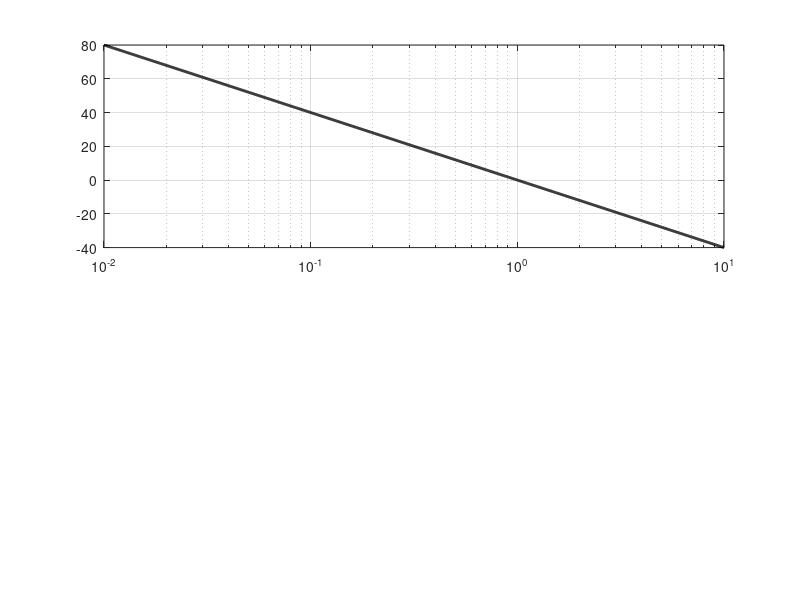

This figure's MATLAB source: (Note: this script raises an error after producing the figure.)
close all; clear all; clc;

w = logspace(-2,1,1e3); % frequency range from 10^-2 to 10^1
G = tf(1,[1 0 0])
% Get Bode plot data
[mag,phase] = bode(G,w);
mag = 20*log10(mag);
% Gain margin, phase margin, gain crossover, phase crossover
[GM,PM,wgc,wpc] = margin(G)

figure(1)
subplot(211)
semilogx(w,squeeze(mag),'k','LineWidth',2)
grid on, hold on
yline(0,'k--'), hold on
subplot(212)
semilogx(w,squeeze(phase),'k','LineWidth',2)
grid on, hold on
%%
% Transfer function with PD compensator
Gcomp = tf(1,[1 0 0])*tf([25 1],1)

% Get new forward path Bode plot data
[magc,phasec] = bode(Gcomp,w);
magc = 20*log10(magc);
[GMc,PMc,wgcc,wpcc] = margin(Gcomp)
figure(1)
subplot(211)
semilogx(w,squeeze(magc),'k','LineWidth',1)
grid on, hold on
semilogx(w,0*w./w,'k--'), hold on
subplot(212)
semilogx(w,squeeze(phasec),'k','LineWidth',1)
grid on, hold on
%%
Gfinal = 1/127.5*tf(1,[1 0 0])*tf([25 1],1)

[magf,phasef] = bode(Gfinal,w);
magf = 20*log10(magf);
[GMf,PMf,wgcf,wpcf] = margin(Gfinal)

T = Gfinal/(1+Gfinal);
figure;
step(T), grid on
stepinfo(T)

%% Sensitivity Function
S = minreal(1/(1+Gfinal))
w = logspace(-2,0,1e3); % 10^-2 to 10^2
[magT,phaseT] = bode(T,w); % closed loop frequency response
[magS,phaseS] = bode(S,w); % sensitivity function frequency response

figure;
loglog(w,squeeze(magT),'-','LineWidth',2)
grid on, hold on
loglog(w,squeeze(magS),'r-','LineWidth',2), hold on
yline(1,'k-','LineWidth',1)
yline(0.707,'k-','LineWidth',1)
ylim([0.1,1.2])

%% Disturbance sim
wd = 0.5; % disturbance frequency 
pd = round(2*pi/wd); % disturbance period 
tend = 3*pd; 
h = 0.01;
t = 0:h:tend;
td = 0:h:pd;   
% disturbance time series
d = [2*pi/180*(1-cos(wd*td)),0*[pd+h:h:tend]];
% Simulation
[y,t] = lsim(S,d,t);
figure(5)
plot(t/tend,y*180/pi,t/tend,d*180/pi,'k--'), grid on